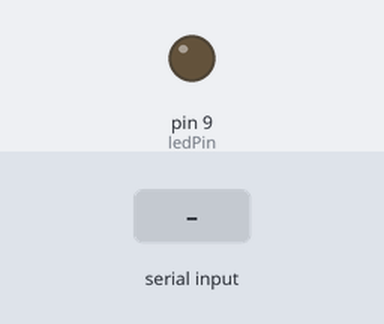
A sketch run on a simulated Arduino Uno, built with avr-gcc and run on an emulated ATmega328P. Parts: output pins drawn as LEDs (lit = HIGH). The inputs (shaded band) are chosen by the test bench.

Above: at 1.2 s.
1.3 s: "1" received over Serial
At 2.2 s:
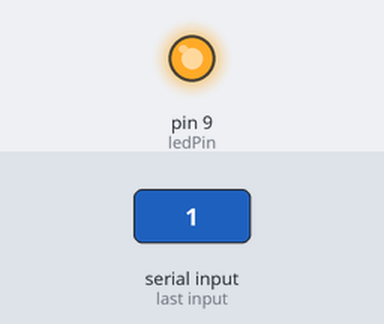
2.8 s: "0" received over Serial
At 3.3 s:
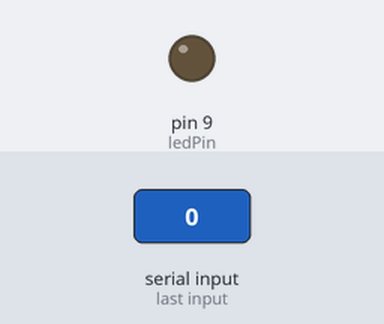
Timing chart, 0 to 5.8 s (numbered marks = the images above; inputs shaded):
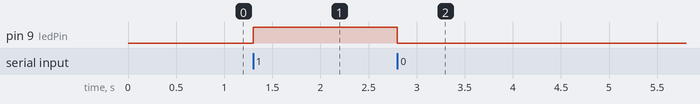

The sketch:

Digital.ino.ino
```cpp
int ledPin =9;
void setup() {

  pinMode(ledPin, OUTPUT);
  Serial.begin(9600);

}


void loop()
{
  // put your main code here, to run repeatedly:
  while(!Serial.available());
  if(Serial.peek()!=-1)
  {
    char input = Serial.read();
    Serial.read();

     if(input=='0')
     {
        digitalWrite(ledPin,LOW);
     }
     else if(input =='1')
     {
        digitalWrite(ledPin,HIGH);
     }

  }


}
```

Measured:
- after the input at 1.3 s, pin 9 (ledPin): LOW → HIGH at once
- after the input at 2.8 s, pin 9 (ledPin): HIGH → LOW at once
